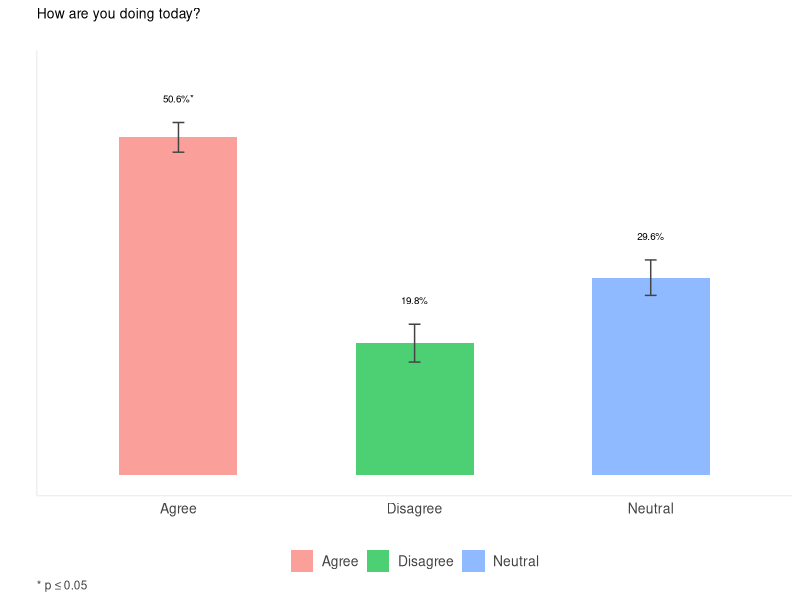
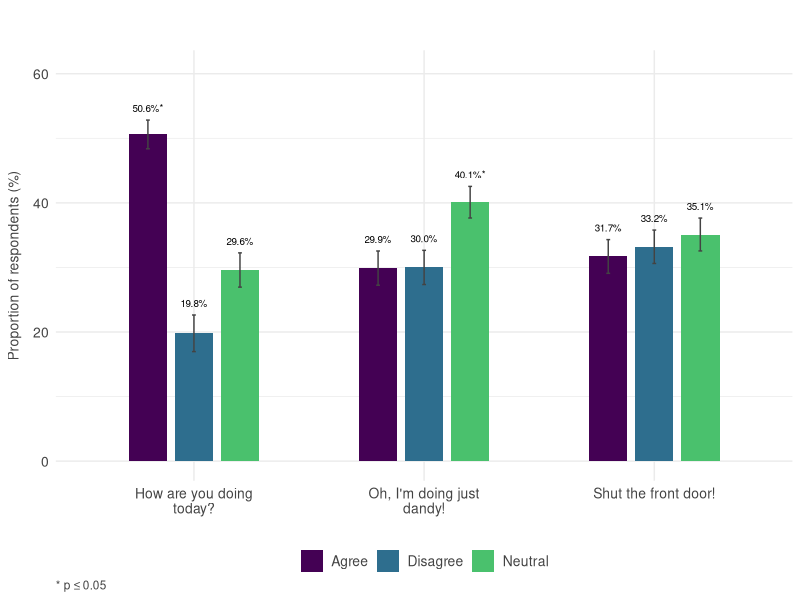
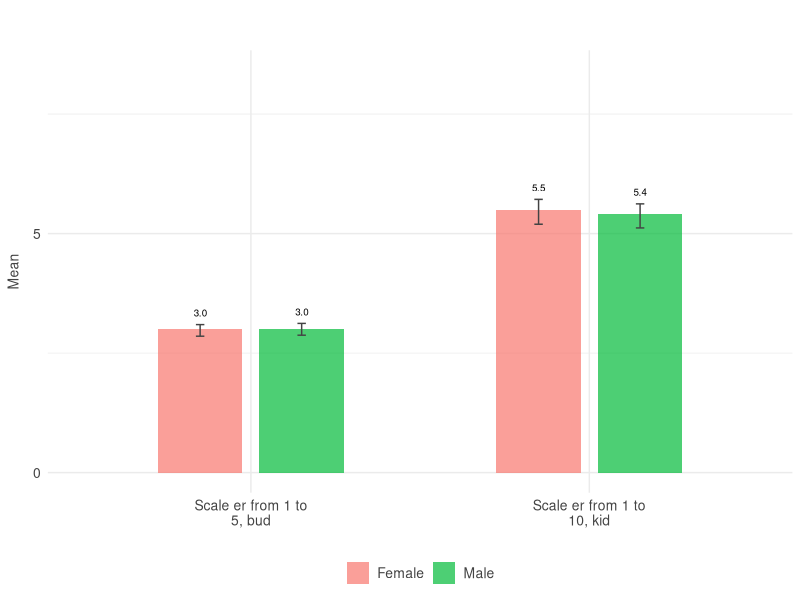
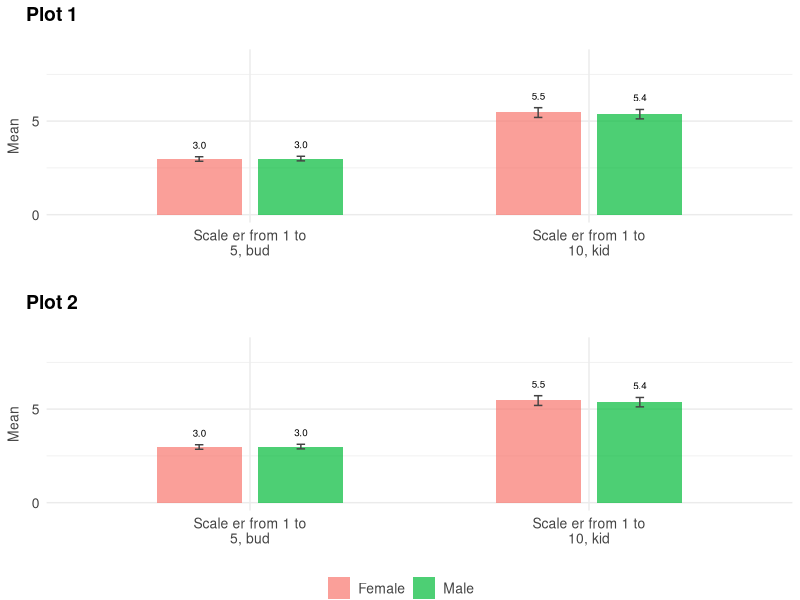

Write the R code that produced these figures, in order.
## ---- chunk 1
# Import dependencies
library(dplyr)
library(ggplot2)
library(ggpubr)
library(ggtext)
library(stringr)
library(tidyr)
library(viridis)
## ---- chunk 2
# This function renders a bar plot...with many options
render_barplot <- function(
    items, 
    plot_width = NULL,
    plot_height = NULL,
    plot_font_face = "Roboto",
    plot_title = "",
    plot_title_font_size = 10,
    legend_position = c("top", "right", "bottom", "left", "none")[3],
    legend_font_size = 10,
    bar_transparency = 0.7,
    color_palette = viridis(15),
    show_grid_lines = TRUE,
    show_axis_lines = FALSE,
    show_x_axis = FALSE,
    show_y_axis = FALSE,
    x_axis_label = "",
    y_axis_label = "",
    y_axis_breaks = 5,
    axis_text_font_size = 10,
    label_font_size = 2.5,
    label_wrap_size = 20,
    label_color = "#434343",
    error_bar_size = 0.05,
    data_label_position = 2.5,
    decimals = 1,
    test = c("chi-square", "lm")[2], 
    alpha_level = 0.05,
    ...
) {
  
  # Get optional arguments
  options <- list(...)
  
  # Check whether optional arguments are set and update arguments based on user selections
  if(is.character(options$item_labels)) names(items) <- options$item_labels
  if(is.numeric(plot_width) & is.numeric(plot_height)) options(repr.plot.width = plot_width, repr.plot.height = plot_height)
  if(isTRUE(show_grid_lines)) show_grid_lines <- element_line() else show_grid_lines <- element_blank()
  if(isTRUE(show_axis_lines)) show_axis_lines <- element_line(color = "#efefef") else show_axis_lines <- element_blank()
  if(isFALSE(show_x_axis)) x_axis_text <- element_blank() else x_axis_text <- element_text(color = label_color, size = axis_text_font_size)
  if(isFALSE(show_y_axis)) y_axis_text <- element_blank() else y_axis_text <- element_text(color = label_color, size = axis_text_font_size)
  if(is.vector(options$grouping_variable %>% unlist)) grouping_variable <- options$grouping_variable
  if(is.numeric(data_label_position)) data_label_position <- data_label_position * -1

  # This function fits an lm model and computes means for a numeric vector that is grouped by another vector
  get_means <- function(response, response_label, predictor, alpha_level = 0.05) {

    # Create tibble
    x <- tibble(response = response, predictor = predictor)

    # Create empty tibble
    df <- tibble()

    # Iterate unique predictor values
    for(level in unique(x$predictor)) {
      
      # Fit model
      model <- lm(response ~ 1, data = x %>% filter(predictor == level))
      
      # Add model stats and CIs
      df <- bind_rows(
        df,
        tibble(
            level = level,
            mean = round(model$coefficients %>% as.vector, decimals),
            sd = sd(response),
            ci_lower = confint(model)[1,1],
            ci_upper = confint(model)[1,2]
        )
      )
      
    }
    
    # Add vectors
    df <- df %>%
      mutate(
        item = !! response_label,
        stat_sig = ""
      ) %>%
      relocate(item, .before = level)

    # Fit model and get p
    model <- lm(response ~ predictor, data = x)
    p <- summary(model)$coefficients[2,4]
    
    # If stat sig
    if(p <= alpha_level) df$stat_sig[1] <- "*"

    return(df)
    
}

  # This function runs a chi-square goodness of fit test and computes props for a nominal vector
  get_props <- function(x, label, alpha_level = 0.05) {
    
    # Run Chi-square goodness of fit test
    test <- chisq.test(
      x = x %>%
        table %>% 
        unname
    )
    
    # Compute props
    props <- x %>% 
      table %>%
      prop.table %>%
      as_tibble %>%
      rename(level = ".", prop = n) %>%
      mutate(
        item = label,
        n = x %>%
          table %>%
          unname,
        error = sqrt((prop * (1 - prop)) / n) * 100,
        prop = round(prop * 100, decimals),
        ci_lower = prop - error,
        ci_upper = prop + error,
        stat_sig = ""
      ) %>%
      relocate(item, .before = level) %>%
      rename(mean = prop)
    
    # If stat sig
    if(test$p.value <= alpha_level) {
      
      # Identify prop with largest residual
      largest_residual <- which(abs(test$residuals) == max(abs(test$residuals)))
      
      # Add asterisk to stat_sig vector row with largest residual
      props$stat_sig[largest_residual] <- "*"
      
    }
    
    return(props)
    
  }

  # Wrap vector names if too long
  names(items) <- str_wrap(
    string = names(items),
    width = label_wrap_size
  )

  # Pivot all nominal vectors long, then run each vector through the get_props function
  if(test == "chi-square") {
    df <- items %>%
      pivot_longer(cols = all_of(names(items))) %>%
      #group_by(name) %>%
      #dplyr::summarize(get_props(value, unique(name), alpha_level = alpha_level), .groups = "keep") %>%
      #ungroup() %>%
      reframe(get_props(value, unique(name), alpha_level = alpha_level), .by = name) %>%
      mutate(
        item = factor(
          x = item,
          levels = all_of(names(items))
        )
      )
  } else if(test == "lm") {
    names(grouping_variable) <- "grouping_variable"
    
    df <- bind_cols(items, grouping_variable) %>%
      pivot_longer(cols = all_of(names(items))) %>%
      #group_by(name) %>%
      #dplyr::summarize(get_means(value, grouping_variable, alpha_level = alpha_level), .groups = "keep") %>%
      #ungroup() %>%
      reframe(get_means(value, unique(name), grouping_variable, alpha_level = alpha_level), .groups = "keep", .by = name) %>%
      mutate(
        item = factor(
          x = item,
          levels = all_of(names(items))
        )
      )
  }

  if(is.character(options$item_options)) {
    df <- df %>%
      mutate(
        level = factor(
          x = level,
          levels = names(options$item_options),
          labels = options$item_options
        )
      )
  }
  
  if(is.vector(options$grouping_variable_options)) {
    df <- df %>%
      mutate(
        level = factor(
          x = level,
          levels = names(options$grouping_variable_options),
          labels = options$grouping_variable_options
        )
      )
  }
  
  # Tweak plot based on number of items passed into function
  if(ncol(items) > 1) {

    # Compute unique levels in df
    unique_levels <- length(unique(df$level))
    
    # Select the number of colors needed
    fill_colors <- color_palette[
      seq(
        from = 1, 
        to = length(color_palette), 
        by = floor(length(color_palette) / unique_levels)
      )[1:unique_levels]
    ]
    
    # Set mapping content
    mapping_content <- aes(
      x = item, 
      y = mean, 
      fill = level,
      label = paste0(
        format(
          x = mean, 
          nsmall = decimals
        ), 
        if_else(
          condition = test == "chi-square",
          true = "%",
          false = ""
        ), 
        stat_sig
      )
    )
      
  } else {
    
    # Select the number of colors needed
    fill_colors <- color_palette[
      seq(
        from = 1, 
        to = length(color_palette), 
        by = floor(length(color_palette) / nrow(df))
      )[1:nrow(df)]
    ]
    
    # Set mapping content
    mapping_content <- aes(
      x = level, 
      y = mean, 
      fill = level,
      label = paste0(
        format(
          x = mean, 
          nsmall = decimals
        ), 
        if_else(
          condition = test == "chi-square",
          true = "%",
          false = ""
        ), 
        stat_sig
      )
    )
    
    # Set plot title
    plot_title <- gsub("\n", " ", df$item[1])
    
  }
  
  # Render bar plot
  ggplot(
    data = df,
    mapping = mapping_content
  ) + 
    geom_bar(
      stat = "identity", 
      width = 0.5, 
      position = position_dodge(width = 0.6), 
      alpha = bar_transparency
    ) +
    geom_text(
      position = position_dodge(width = 0.6),
      aes(
        vjust = data_label_position, 
        y = ci_upper
      ), 
      size = label_font_size
    ) +
    geom_errorbar(
      aes(ymin = ci_lower, ymax = ci_upper),
      color = "#434343",
      width = error_bar_size,
      position = position_dodge(width = 0.6)
    ) + 
    scale_fill_manual(values = fill_colors) +
    scale_y_continuous(
      breaks = seq(from = 0, to = min(100, max(df$mean + 10)), by = y_axis_breaks), 
      limits = c(
        0, 
        ifelse(
          test = test == "lm",
          yes = max(df$mean) + max(df$sd),
          no = min(100, max(df$mean + 10))
        )
      )
    ) +
    labs(
      title = plot_title,
      x = x_axis_label, 
      y = y_axis_label,
      caption = if_else(
        condition = "*" %in% df$stat_sig,
        true = paste0("&#42; p &le; ", format(round(alpha_level, 2), nsmall = 2), options$caption_title),
        false = ""
      )
    ) +
    theme_minimal() +
    theme(
      text = element_text(family = options$plot_font_face),
      plot.title = element_text(size = plot_title_font_size, margin = margin(0, 0, plot_title_font_size * 2, 0)),
      axis.title.x = element_text(color = label_color, margin = margin(0, axis_text_font_size * 1.25, 0)),
      axis.title.y = element_text(size = axis_text_font_size, color = label_color, margin = margin(0, axis_text_font_size * 0.75, 0)),
      axis.text.x = x_axis_text,
      axis.text.y = y_axis_text,
      legend.position = legend_position,
      legend.margin = margin(0, 0, 0, 0),
      legend.title = element_blank(),
      legend.text = element_text(size = legend_font_size, color = label_color),
      plot.caption = element_markdown(size = label_font_size + 6, color = label_color, hjust = 0),
      panel.grid.major = show_grid_lines,
      panel.grid.minor = show_grid_lines,
      axis.line = show_axis_lines
    )
  
} 
## ---- chunk 3
# Create fake data
df <- tibble(
  `How are you doing today?` = sample(
    x = c("Agree", "Disagree", "Neutral"),
    size = 1000,
    replace = TRUE,
    prob = c(0.5, 0.2, 0.3)
  ),
  `Oh, I'm doing just dandy!` = sample(
    x = c("Agree", "Disagree", "Neutral"),
    size = 1000,
    replace = TRUE,
    prob = c(0.3, 0.27, 0.43)
  ),
  `Shut the front door!` = sample(
    x = c("Agree", "Disagree", "Neutral"),
    size = 1000,
    replace = TRUE,
    prob = c(0.32, 0.33, 0.35)
  ),
  Sex = sample(
    x = c(1:2),
    size = 1000,
    replace = TRUE,
    prob = c(0.51, 0.49)
  ),
  `Scale er from 1 to 5, bud` = sample(
    x = 1:5,
    size = 1000,
    replace = TRUE,
    prob = rep(0.2, 5)
  ),
  `Scale er from 1 to 10, kid` = sample(
    x = 1:10,
    size = 1000,
    replace = TRUE,
    prob = rep(0.1, 10)
  )
)
## ---- chunk 4
render_barplot(
  items = df %>% 
    select(`How are you doing today?`),
  plot_width = NULL,
  plot_height = NULL,
  plot_font_face = "Arial",
  plot_title = "",
  plot_title_font_size = 10,
  legend_position = "bottom",
  legend_font_size = 10,
  bar_transparency = 0.7,
  color_palette = c("#f8766d", "#00ba38", "#619cff"),
  show_grid_lines = FALSE,
  show_axis_lines = TRUE,
  show_x_axis = TRUE,
  show_y_axis = FALSE,
  x_axis_label = "",
  y_axis_label = "",
  y_axis_breaks = 5,
  axis_text_font_size = 10,
  label_font_size = 2.5,
  label_wrap_size = 20,
  label_color = "#434343",
  error_bar_size = 0.05,
  data_label_position = 2.5,
  decimals = 1,
  test = "chi-square", 
  alpha_level = 0.05
)
## ---- chunk 5
render_barplot(
  items = df %>% 
    select(
      `How are you doing today?`, 
      `Oh, I'm doing just dandy!`, 
      `Shut the front door!`
    ),
  plot_width = NULL,
  plot_height = NULL,
  plot_font_face = "Arial",
  plot_title = "",
  plot_title_font_size = 10,
  legend_position = "bottom",
  legend_font_size = 10,
  bar_transparency = 1,
  show_grid_lines = TRUE,
  show_axis_lines = FALSE,
  show_x_axis = TRUE,
  show_y_axis = TRUE,
  x_axis_label = "",
  y_axis_label = "Proportion of respondents (%)",
  y_axis_breaks = 20,
  axis_text_font_size = 10,
  label_font_size = 2.5,
  label_wrap_size = 20,
  label_color = "#434343",
  error_bar_size = 0.05,
  data_label_position = 1,
  decimals = 1,
  test = "chi-square", 
  alpha_level = 0.05
)
## ---- chunk 6
render_barplot(
  items = df %>% 
    select(
      `Scale er from 1 to 5, bud`,
      `Scale er from 1 to 10, kid`
    ),
  grouping_variable = df %>%
    select(Sex),
  grouping_variable_options = c(
    "1" = "Female",
    "2" = "Male"
  ),
  plot_width = NULL,
  plot_height = NULL,
  plot_font_face = "Arial",
  plot_title = "",
  plot_title_font_size = 10,
  legend_position = "bottom",
  legend_font_size = 10,
  bar_transparency = 0.7,
  color_palette = c("#f8766d", "#00ba38", "#619cff"),
  show_grid_lines = TRUE,
  show_axis_lines = FALSE,
  show_x_axis = TRUE,
  show_y_axis = TRUE,
  x_axis_label = "",
  y_axis_label = "Mean",
  y_axis_breaks = 5,
  axis_text_font_size = 10,
  label_font_size = 2.5,
  label_wrap_size = 20,
  label_color = "#434343",
  error_bar_size = 0.05,
  data_label_position = 1,
  decimals = 1,
  test = "lm", 
  alpha_level = 0.05
)
## ---- chunk 7
# render plot and bind to object
p1 <- render_barplot(
  items = df %>% 
    select(
      `Scale er from 1 to 5, bud`,
      `Scale er from 1 to 10, kid`
    ),
  grouping_variable = df %>%
    select(Sex),
  grouping_variable_options = c(
    "1" = "Female",
    "2" = "Male"
  ),
  plot_width = NULL,
  plot_height = NULL,
  plot_font_face = "Arial",
  plot_title = "",
  plot_title_font_size = 10,
  legend_position = "bottom",
  legend_font_size = 10,
  bar_transparency = 0.7,
  color_palette = c("#f8766d", "#00ba38", "#619cff"),
  show_grid_lines = TRUE,
  show_axis_lines = FALSE,
  show_x_axis = TRUE,
  show_y_axis = TRUE,
  x_axis_label = "",
  y_axis_label = "Mean",
  y_axis_breaks = 5,
  axis_text_font_size = 10,
  label_font_size = 2.5,
  label_wrap_size = 20,
  label_color = "#434343",
  error_bar_size = 0.05,
  data_label_position = 1,
  decimals = 1,
  test = "lm", 
  alpha_level = 0.05
)

# Arrange plots in grid
ggarrange(
  p1, 
  p1,
  labels = c("Plot 1", "Plot 2"),
  ncol = 1,
  legend = "bottom",
  common.legend = TRUE
)
